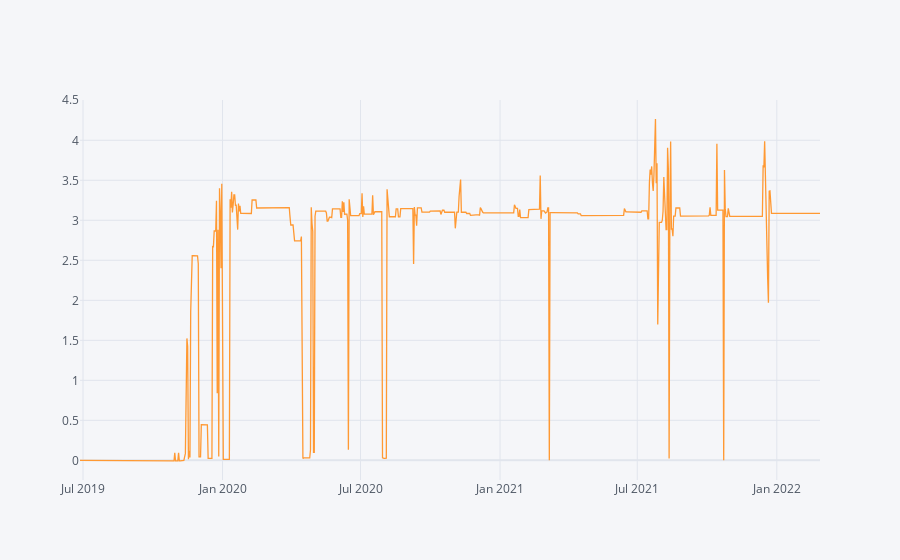

Notebook cell for this chart:
### Code cell
df_520K001_New['Pressure Indicator 520K001'].iplot()

### Figure 1 — Plotly figure (JSON) as saved in the notebook; plotly's stock layout.template omitted (floating-point values rounded to 4 significant figures; data arrays with more than 128 entries replaced by an {"elided": "..."} marker saying what was removed)
{"data": [{"line": {"color": "rgba(255, 153, 51, 1.0)", "dash": "solid", "shape": "linear", "width": 1.3}, "mode": "lines", "name": "Pressure Indicator 520K001", "text": "", "type": "scatter", "x": {"elided": "938 str values"}, "y": {"elided": "938 float values"}}], "layout": {"legend": {"bgcolor": "#F5F6F9", "font": {"color": "#4D5663"}}, "paper_bgcolor": "#F5F6F9", "plot_bgcolor": "#F5F6F9", "title": {"font": {"color": "#4D5663"}}, "xaxis": {"gridcolor": "#E1E5ED", "showgrid": true, "tickfont": {"color": "#4D5663"}, "title": {"font": {"color": "#4D5663"}, "text": ""}, "zerolinecolor": "#E1E5ED"}, "yaxis": {"gridcolor": "#E1E5ED", "showgrid": true, "tickfont": {"color": "#4D5663"}, "title": {"font": {"color": "#4D5663"}, "text": ""}, "zerolinecolor": "#E1E5ED"}}}
